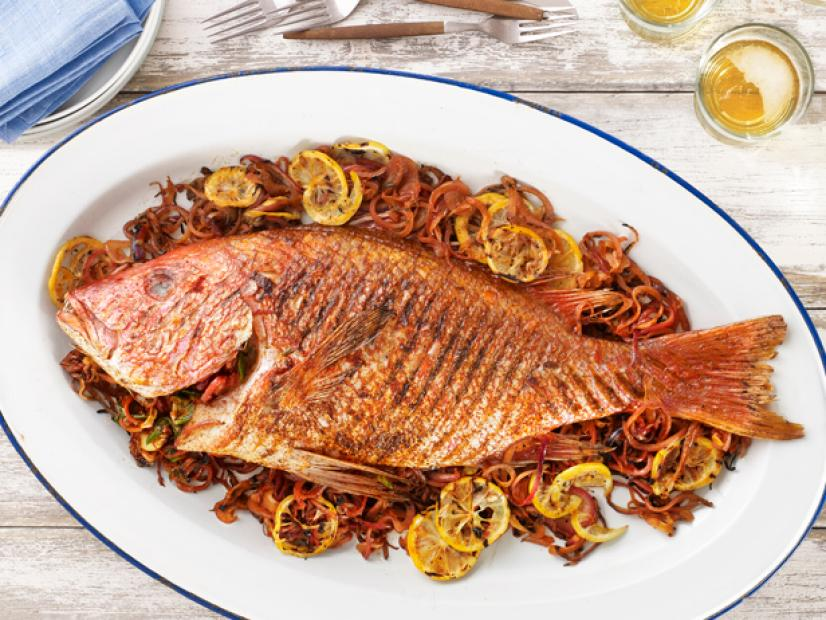
#> input picture Library Scripts/fish.jpeg, 826 x 620 px
$ python basics.py
#> lines starting #> are read from the running program, lines starting #| are printed output that depends on the picture; after the words box and inside, x2 and y2 are one past the last pixel; in counts of white or black regions, pixels touching at a corner belong together
import cv2 as cv
import numpy as np

# putting the image into a variable
img = cv.imread("fish.jpeg")
#> img is the input picture: shape (620, 826, 3); mean B, G, R 146.5, 167.3, 201.7

# resizing images so they can all fit on my screen
img = cv.resize(img, (250, 250), interpolation= cv.INTER_AREA)
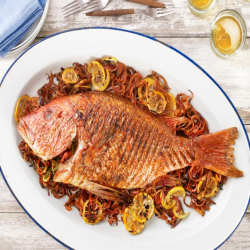
#> img: shape (250, 250, 3); mean B, G, R 146.5, 167.3, 201.7
cv.imshow("ORIGINAL",img)

#convert to greyscale
gray = cv.cvtColor(img, cv.COLOR_BGR2GRAY)
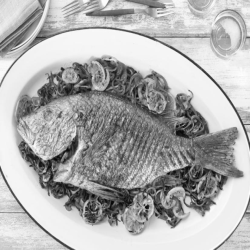
#> gray: shape (250, 250); min 6, max 254, mean 175.2
cv.imshow("GREY", gray)

#blur an image
blur = cv.GaussianBlur(img, (3,3), cv.BORDER_DEFAULT)
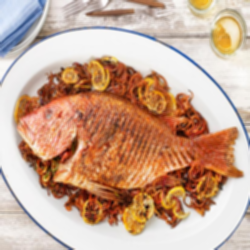
#> blur: shape (250, 250, 3); mean B, G, R 146.5, 167.3, 201.7
cv.imshow("BLURRED", blur)

# edge cascade
canny = cv.Canny(img, 125,175)
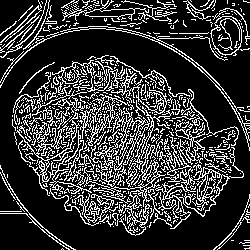
#> canny: shape (250, 250); 21.6% white in thin lines or dots
cv.imshow("EDGES", canny)
# decreasing edges by passing blurred image
canny = cv.Canny(blur, 125,175)
#> canny: shape (250, 250); 16.2% white in thin lines or dots
cv.imshow("BLURRED EDGES", canny)

#dilating the image
dilated = cv.dilate(canny, (3,3), iterations = 3)
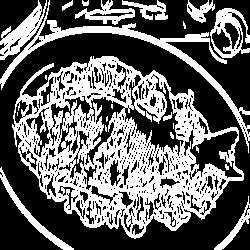
#> dilated: shape (250, 250); 40.3% white; 22 white regions (10 under 20 px), largest, box (x1, y1, x2, y2) and area: (12, 56, 244, 239) 18157, (0, 0, 250, 153) 2736, (0, 0, 47, 60) 956
cv.imshow("DILATED", dilated)

# eroding
eroded = cv.erode(dilated, (3,3), iterations = 3)
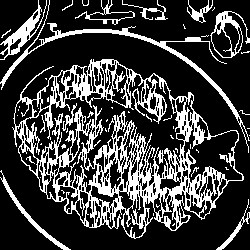
#> eroded: shape (250, 250); 24.8% white; 55 white regions (40 under 20 px), largest, box (x1, y1, x2, y2) and area: (12, 59, 244, 239) 11168, (0, 0, 250, 153) 1540, (0, 0, 47, 60) 626
cv.imshow("ERODED", eroded)

#cropping
cropped = img[50:200][50:200]
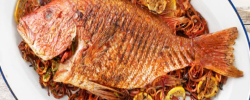
#> cropped: shape (100, 250, 3); mean B, G, R 99.8, 132.6, 193.2
cv.imshow('CROP', cropped)

cv.waitKey(0)
cv.destroyAllWindows()
exit(0)
#> (the program exits here)
